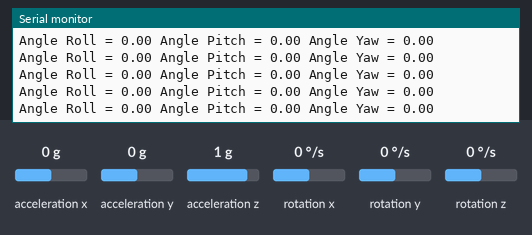
Recording of a sketch running on a simulated Arduino Uno, built with avr-gcc and run on an emulated ATmega328P. On the bench: the last lines printed to the serial monitor. Wiring (inferred from the names in the program): MPU-6050 motion sensor at I2C address 0x68. Inputs (shaded band) come from the test bench; at power-on: acceleration z 1 g, rotation z 0 °/s, acceleration x 0 g, acceleration y 0 g, rotation x 0 °/s, rotation y 0 °/s.

Above: at 1.2 s.
1.3 s: acceleration z set to 0 g
At 1.36 s:
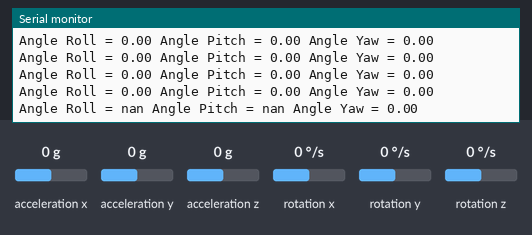
3.2 s: rotation z set to -192 °/s
At 3.23 s:
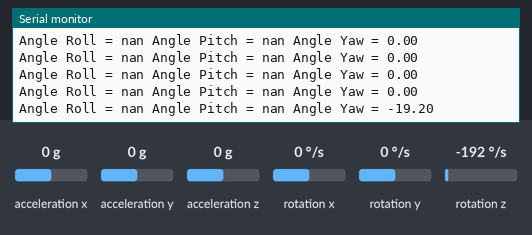
6.2 s: acceleration x set to -1.4 g
At 6.21 s:
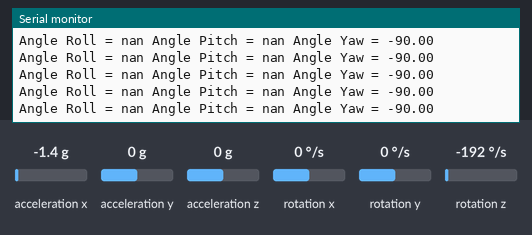
7.7 s: acceleration x set to 0 g
At 7.72 s:
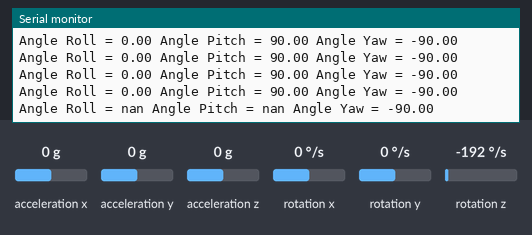
10.7 s: acceleration y set to -1.4 g
At 10.76 s:
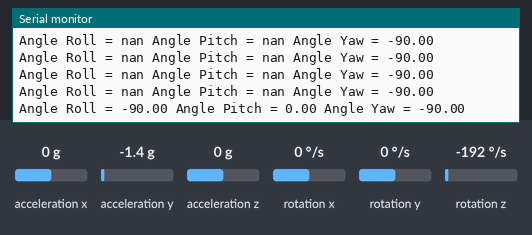
Timing chart, 0 to 13.2 s (numbered marks = the images above; inputs shaded):
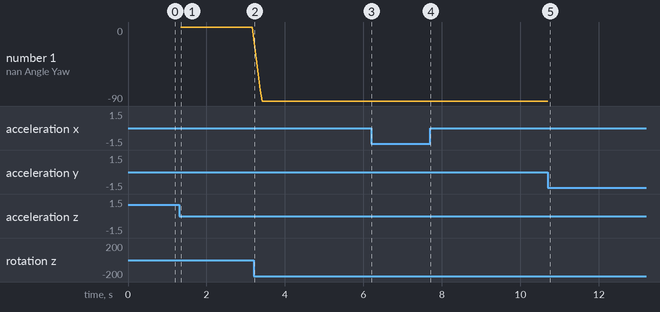

The sketch:

PIDIMU.ino
```cpp
#include <Wire.h>

// Declare sensor readings
float RateRoll, RatePitch, RateYaw;
float AccX, AccY, AccZ;
float AngleRoll, AnglePitch, AngleYaw;
float dt; // Time delta

void gyro_signals(void) {
  // Read accelerometer data
  Wire.beginTransmission(0x68);
  Wire.write(0x3B); // Start reading from the accelerometer data registers
  Wire.endTransmission();
  Wire.requestFrom(0x68, 6); // 6 bytes to read: AccX, AccY, AccZ
  int16_t AccXLSB = Wire.read() << 8 | Wire.read();
  int16_t AccYLSB = Wire.read() << 8 | Wire.read();
  int16_t AccZLSB = Wire.read() << 8 | Wire.read();

  // Read gyroscope data
  Wire.beginTransmission(0x68);
  Wire.write(0x43); // Start reading from the gyroscope data registers
  Wire.endTransmission();
  Wire.requestFrom(0x68, 6); // 6 bytes to read: GyroX, GyroY, GyroZ
  int16_t GyroX = Wire.read() << 8 | Wire.read();
  int16_t GyroY = Wire.read() << 8 | Wire.read();
  int16_t GyroZ = Wire.read() << 8 | Wire.read();

  // Convert accelerometer data to 'g'
  AccX = (float)AccXLSB / 4096.0;
  AccY = (float)AccYLSB / 4096.0;
  AccZ = (float)AccZLSB / 4096.0;

  // Convert gyroscope data to degrees per second (gyro sensitivity is 65.5 for ±250°/s)
  RateRoll = (float)GyroX / 65.5;
  RatePitch = (float)GyroY / 65.5;
  RateYaw = (float)GyroZ / 65.5;

  // Calculate angles from accelerometer data
  AngleRoll = atan(AccY / sqrt(AccX * AccX + AccZ * AccZ)) * (180 / 3.141592653589793);
  AnglePitch = -atan(AccX / sqrt(AccY * AccY + AccZ * AccZ)) * (180 / 3.141592653589793);

  // Use a fixed dt since we are using delay(50) -> 50ms = 0.05s
  dt = 50 / 1000.0;  // 50ms to seconds

  // Integrate the gyroscope data to calculate yaw
  AngleYaw += RateYaw * dt; // Integrating angular velocity to get angle

    if (AngleYaw > 90.0) {
    AngleYaw = 90.0;
  }
  else if (AngleYaw < -90.0) {
    AngleYaw = -90.0;
  }

  // Handle the wrap-around for yaw, i.e., if it goes beyond 360° or below -360°
  if (AngleYaw > 180.0) {
    AngleYaw -= 360.0;  // Wrap around positive angle
  }
  else if (AngleYaw < -180.0) {
    AngleYaw += 360.0;  // Wrap around negative angle
  }
}

void setup() {
  // Initialize serial and I2C
  Serial.begin(57600);
  Wire.setClock(400000);  // Set I2C clock speed to 400kHz (optional)
  Wire.begin();

  // Wake up the MPU-6050 (set it to normal mode)
  Wire.beginTransmission(0x68);
  Wire.write(0x6B); // PWR_MGMT_1 register
  Wire.write(0x00); // Wake up the MPU-6050
  Wire.endTransmission();
}

void loop() {
  // Read sensor data and compute angles
  gyro_signals();

  // Print the calculated angles
  Serial.print("Angle Roll = ");
  Serial.print(AngleRoll);
  Serial.print(" Angle Pitch = ");
  Serial.print(AnglePitch);
  Serial.print(" Angle Yaw = ");
  Serial.println(AngleYaw);

  // Wait for the next loop iteration
  delay(50); // Delay 50ms to limit the reading rate
}
```

Measured:
- after the input at 1.3 s, the serial monitor: prints a new line after 0.05 s (image 1)
- after the input at 3.2 s, the serial monitor: prints a new line at once (image 2)
- after the input at 10.7 s, the serial monitor: prints a new line after 0.05 s (image 5)
- plotted number 1: 0 → -90 after the input at 3.2 s
